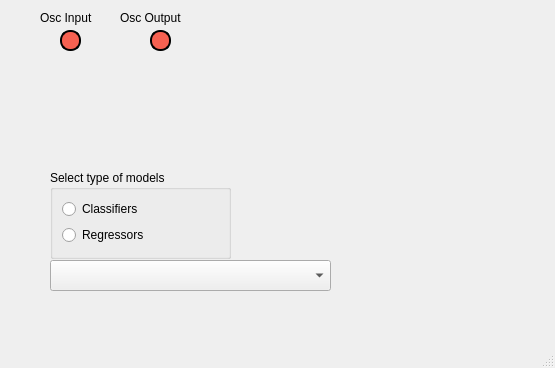
<?xml version="1.0" encoding="UTF-8"?>
<ui version="4.0">
 <class>MainWindow</class>
 <widget class="QMainWindow" name="MainWindow">
  <property name="geometry">
   <rect>
    <x>0</x>
    <y>0</y>
    <width>555</width>
    <height>368</height>
   </rect>
  </property>
  <property name="windowTitle">
   <string>MainWindow</string>
  </property>
  <widget class="QWidget" name="centralwidget">
   <widget class="QGroupBox" name="groupBox">
    <property name="geometry">
     <rect>
      <x>50</x>
      <y>170</y>
      <width>181</width>
      <height>89</height>
     </rect>
    </property>
    <property name="title">
     <string>Select type of models</string>
    </property>
    <layout class="QVBoxLayout" name="verticalLayout">
     <item>
      <widget class="QRadioButton" name="model_type_classifiers">
       <property name="text">
        <string>Classifiers</string>
       </property>
      </widget>
     </item>
     <item>
      <widget class="QRadioButton" name="model_type_regressors">
       <property name="cursor">
        <cursorShape>ArrowCursor</cursorShape>
       </property>
       <property name="text">
        <string>Regressors</string>
       </property>
      </widget>
     </item>
    </layout>
   </widget>
   <widget class="QComboBox" name="models">
    <property name="geometry">
     <rect>
      <x>50</x>
      <y>260</y>
      <width>281</width>
      <height>31</height>
     </rect>
    </property>
   </widget>
   <widget class="QLabel" name="data_in_blink">
    <property name="geometry">
     <rect>
      <x>60</x>
      <y>30</y>
      <width>21</width>
      <height>21</height>
     </rect>
    </property>
    <property name="autoFillBackground">
     <bool>false</bool>
    </property>
    <property name="styleSheet">
     <string notr="true">background-color: rgb(246, 97, 81);
border-color: rgb(119, 118, 123);
border-radius: 10px;
border: 2px solid;</string>
    </property>
    <property name="text">
     <string/>
    </property>
   </widget>
   <widget class="QLabel" name="label">
    <property name="geometry">
     <rect>
      <x>40</x>
      <y>10</y>
      <width>58</width>
      <height>15</height>
     </rect>
    </property>
    <property name="text">
     <string>Osc Input</string>
    </property>
   </widget>
   <widget class="QLabel" name="label_2">
    <property name="geometry">
     <rect>
      <x>120</x>
      <y>10</y>
      <width>71</width>
      <height>16</height>
     </rect>
    </property>
    <property name="text">
     <string>Osc Output</string>
    </property>
   </widget>
   <widget class="QLabel" name="data_out_blink">
    <property name="geometry">
     <rect>
      <x>150</x>
      <y>30</y>
      <width>21</width>
      <height>21</height>
     </rect>
    </property>
    <property name="autoFillBackground">
     <bool>false</bool>
    </property>
    <property name="styleSheet">
     <string notr="true">background-color: rgb(246, 97, 81);
border-color: rgb(119, 118, 123);
border-radius: 10px;
border: 2px solid;</string>
    </property>
    <property name="text">
     <string/>
    </property>
   </widget>
  </widget>
  <widget class="QMenuBar" name="menubar">
   <property name="geometry">
    <rect>
     <x>0</x>
     <y>0</y>
     <width>555</width>
     <height>20</height>
    </rect>
   </property>
  </widget>
  <widget class="QStatusBar" name="statusbar"/>
 </widget>
 <resources/>
 <connections/>
</ui>
